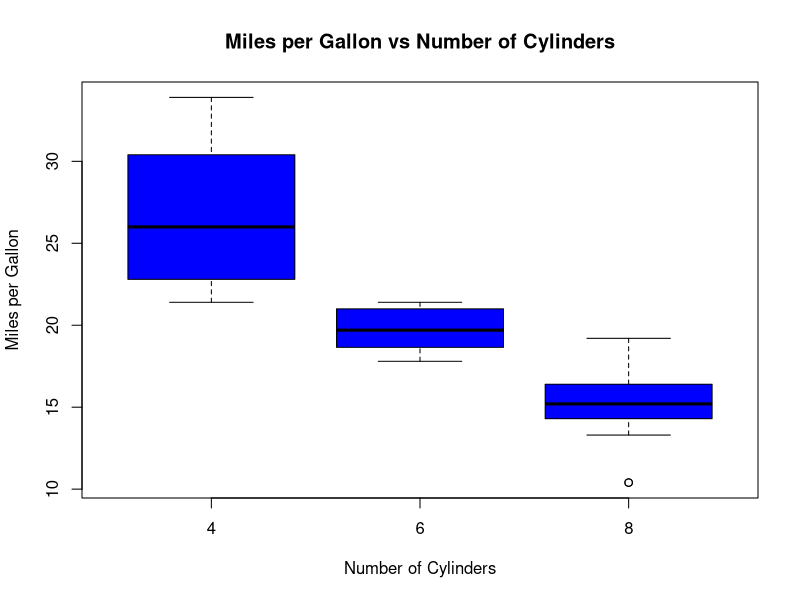
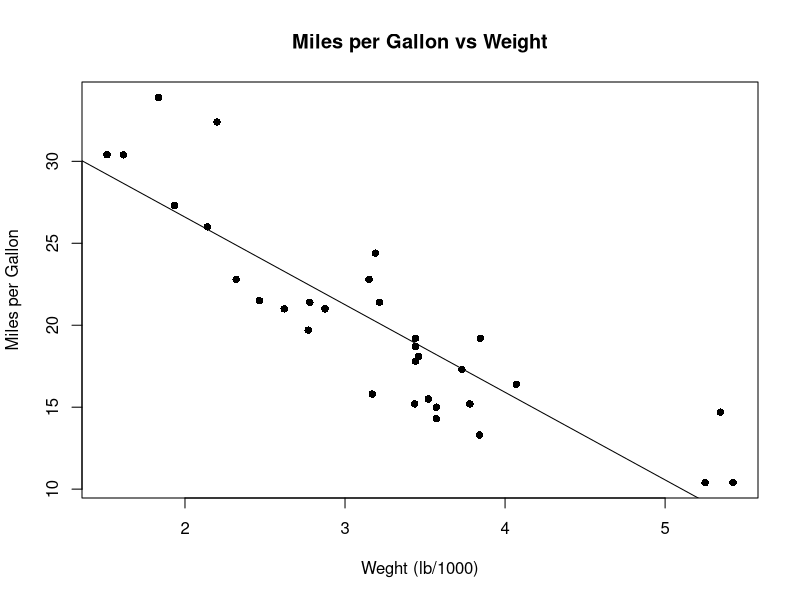

Source code (R) for these figures, in order:
## ---- chunk 1
knitr::opts_chunk$set(echo = FALSE)
## ---- chunk 2
boxplot(mpg~cyl, data = mtcars, col="blue",
                main="Miles per Gallon vs Number of Cylinders",
                ylab="Miles per Gallon",
                xlab="Number of Cylinders")
## ---- chunk 3
plot(mtcars$wt, mtcars$mpg, main = "Miles per Gallon vs Weight",
     xlab = "Weght (lb/1000)", ylab = "Miles per Gallon", pch=16)
abline(lm(mpg~wt,data = mtcars)) 
